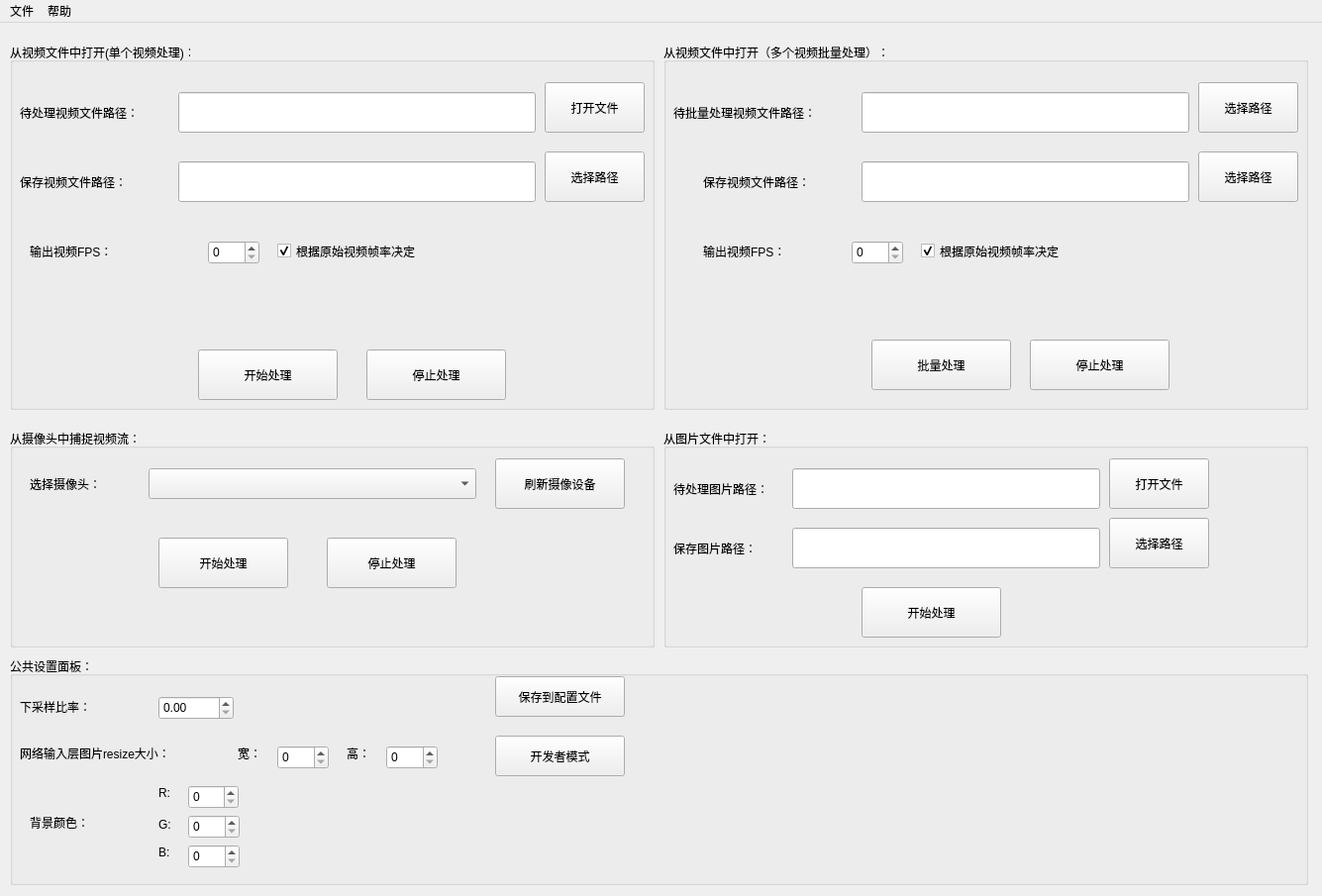
<?xml version="1.0" encoding="UTF-8"?>
<ui version="4.0">
 <class>MainWindow</class>
 <widget class="QMainWindow" name="MainWindow">
  <property name="geometry">
   <rect>
    <x>0</x>
    <y>0</y>
    <width>1335</width>
    <height>905</height>
   </rect>
  </property>
  <property name="windowTitle">
   <string>A05-实时人像分割-演示程序 - by Team OnTheWay</string>
  </property>
  <widget class="QWidget" name="centralwidget">
   <widget class="QGroupBox" name="groupBox">
    <property name="geometry">
     <rect>
      <x>10</x>
      <y>410</y>
      <width>651</width>
      <height>221</height>
     </rect>
    </property>
    <property name="title">
     <string>从摄像头中捕捉视频流：</string>
    </property>
    <widget class="QComboBox" name="comboBox">
     <property name="geometry">
      <rect>
       <x>140</x>
       <y>40</y>
       <width>331</width>
       <height>31</height>
      </rect>
     </property>
    </widget>
    <widget class="QPushButton" name="pushButton_3">
     <property name="geometry">
      <rect>
       <x>490</x>
       <y>30</y>
       <width>131</width>
       <height>51</height>
      </rect>
     </property>
     <property name="text">
      <string>刷新摄像设备</string>
     </property>
    </widget>
    <widget class="QLabel" name="label">
     <property name="geometry">
      <rect>
       <x>20</x>
       <y>40</y>
       <width>111</width>
       <height>31</height>
      </rect>
     </property>
     <property name="text">
      <string>选择摄像头：</string>
     </property>
    </widget>
    <widget class="QPushButton" name="pushButton_4">
     <property name="geometry">
      <rect>
       <x>150</x>
       <y>110</y>
       <width>131</width>
       <height>51</height>
      </rect>
     </property>
     <property name="text">
      <string>开始处理</string>
     </property>
    </widget>
    <widget class="QLabel" name="label_4">
     <property name="geometry">
      <rect>
       <x>20</x>
       <y>80</y>
       <width>201</width>
       <height>31</height>
      </rect>
     </property>
     <property name="text">
      <string/>
     </property>
    </widget>
    <widget class="QPushButton" name="pushButton_11">
     <property name="geometry">
      <rect>
       <x>320</x>
       <y>110</y>
       <width>131</width>
       <height>51</height>
      </rect>
     </property>
     <property name="text">
      <string>停止处理</string>
     </property>
    </widget>
   </widget>
   <widget class="QGroupBox" name="groupBox_2">
    <property name="geometry">
     <rect>
      <x>10</x>
      <y>20</y>
      <width>651</width>
      <height>371</height>
     </rect>
    </property>
    <property name="title">
     <string>从视频文件中打开(单个视频处理)：</string>
    </property>
    <widget class="QPushButton" name="pushButton_2">
     <property name="geometry">
      <rect>
       <x>190</x>
       <y>310</y>
       <width>141</width>
       <height>51</height>
      </rect>
     </property>
     <property name="text">
      <string>开始处理</string>
     </property>
    </widget>
    <widget class="QPushButton" name="pushButton">
     <property name="geometry">
      <rect>
       <x>540</x>
       <y>40</y>
       <width>101</width>
       <height>51</height>
      </rect>
     </property>
     <property name="text">
      <string>打开文件</string>
     </property>
    </widget>
    <widget class="QLineEdit" name="lineEdit">
     <property name="geometry">
      <rect>
       <x>170</x>
       <y>50</y>
       <width>361</width>
       <height>41</height>
      </rect>
     </property>
    </widget>
    <widget class="QLabel" name="label_2">
     <property name="geometry">
      <rect>
       <x>10</x>
       <y>50</y>
       <width>151</width>
       <height>41</height>
      </rect>
     </property>
     <property name="text">
      <string>待处理视频文件路径：</string>
     </property>
    </widget>
    <widget class="QLineEdit" name="lineEdit_3">
     <property name="geometry">
      <rect>
       <x>170</x>
       <y>120</y>
       <width>361</width>
       <height>41</height>
      </rect>
     </property>
    </widget>
    <widget class="QLabel" name="label_5">
     <property name="geometry">
      <rect>
       <x>10</x>
       <y>120</y>
       <width>141</width>
       <height>41</height>
      </rect>
     </property>
     <property name="text">
      <string>保存视频文件路径：</string>
     </property>
    </widget>
    <widget class="QPushButton" name="pushButton_7">
     <property name="geometry">
      <rect>
       <x>540</x>
       <y>110</y>
       <width>101</width>
       <height>51</height>
      </rect>
     </property>
     <property name="text">
      <string>选择路径</string>
     </property>
    </widget>
    <widget class="QSpinBox" name="spinBox_6">
     <property name="geometry">
      <rect>
       <x>200</x>
       <y>200</y>
       <width>52</width>
       <height>24</height>
      </rect>
     </property>
     <property name="maximum">
      <number>1024</number>
     </property>
    </widget>
    <widget class="QLabel" name="label_8">
     <property name="geometry">
      <rect>
       <x>20</x>
       <y>190</y>
       <width>141</width>
       <height>41</height>
      </rect>
     </property>
     <property name="text">
      <string>输出视频FPS：</string>
     </property>
    </widget>
    <widget class="QCheckBox" name="checkBox">
     <property name="geometry">
      <rect>
       <x>270</x>
       <y>200</y>
       <width>181</width>
       <height>21</height>
      </rect>
     </property>
     <property name="text">
      <string>根据原始视频帧率决定</string>
     </property>
     <property name="checked">
      <bool>true</bool>
     </property>
    </widget>
    <widget class="QPushButton" name="pushButton_12">
     <property name="geometry">
      <rect>
       <x>360</x>
       <y>310</y>
       <width>141</width>
       <height>51</height>
      </rect>
     </property>
     <property name="text">
      <string>停止处理</string>
     </property>
    </widget>
    <widget class="QLabel" name="label_17">
     <property name="geometry">
      <rect>
       <x>180</x>
       <y>250</y>
       <width>331</width>
       <height>41</height>
      </rect>
     </property>
     <property name="text">
      <string/>
     </property>
    </widget>
   </widget>
   <widget class="QGroupBox" name="groupBox_3">
    <property name="geometry">
     <rect>
      <x>670</x>
      <y>410</y>
      <width>651</width>
      <height>221</height>
     </rect>
    </property>
    <property name="title">
     <string>从图片文件中打开：</string>
    </property>
    <widget class="QPushButton" name="pushButton_6">
     <property name="geometry">
      <rect>
       <x>450</x>
       <y>30</y>
       <width>101</width>
       <height>51</height>
      </rect>
     </property>
     <property name="text">
      <string>打开文件</string>
     </property>
    </widget>
    <widget class="QLineEdit" name="lineEdit_2">
     <property name="geometry">
      <rect>
       <x>130</x>
       <y>40</y>
       <width>311</width>
       <height>41</height>
      </rect>
     </property>
    </widget>
    <widget class="QLabel" name="label_3">
     <property name="geometry">
      <rect>
       <x>10</x>
       <y>40</y>
       <width>121</width>
       <height>41</height>
      </rect>
     </property>
     <property name="text">
      <string>待处理图片路径：</string>
     </property>
    </widget>
    <widget class="QLabel" name="label_6">
     <property name="geometry">
      <rect>
       <x>10</x>
       <y>100</y>
       <width>121</width>
       <height>41</height>
      </rect>
     </property>
     <property name="text">
      <string>保存图片路径：</string>
     </property>
    </widget>
    <widget class="QLineEdit" name="lineEdit_4">
     <property name="geometry">
      <rect>
       <x>130</x>
       <y>100</y>
       <width>311</width>
       <height>41</height>
      </rect>
     </property>
    </widget>
    <widget class="QPushButton" name="pushButton_8">
     <property name="geometry">
      <rect>
       <x>450</x>
       <y>90</y>
       <width>101</width>
       <height>51</height>
      </rect>
     </property>
     <property name="text">
      <string>选择路径</string>
     </property>
    </widget>
    <widget class="QPushButton" name="pushButton_5">
     <property name="geometry">
      <rect>
       <x>200</x>
       <y>160</y>
       <width>141</width>
       <height>51</height>
      </rect>
     </property>
     <property name="text">
      <string>开始处理</string>
     </property>
    </widget>
   </widget>
   <widget class="QGroupBox" name="groupBox_4">
    <property name="geometry">
     <rect>
      <x>10</x>
      <y>640</y>
      <width>1311</width>
      <height>231</height>
     </rect>
    </property>
    <property name="title">
     <string>公共设置面板：</string>
    </property>
    <widget class="QLabel" name="label_11">
     <property name="geometry">
      <rect>
       <x>20</x>
       <y>70</y>
       <width>81</width>
       <height>31</height>
      </rect>
     </property>
     <property name="text">
      <string/>
     </property>
    </widget>
    <widget class="QLabel" name="label_7">
     <property name="geometry">
      <rect>
       <x>10</x>
       <y>30</y>
       <width>141</width>
       <height>41</height>
      </rect>
     </property>
     <property name="text">
      <string>下采样比率：</string>
     </property>
    </widget>
    <widget class="QLabel" name="label_12">
     <property name="geometry">
      <rect>
       <x>150</x>
       <y>130</y>
       <width>31</width>
       <height>16</height>
      </rect>
     </property>
     <property name="text">
      <string>R:</string>
     </property>
    </widget>
    <widget class="QLabel" name="label_9">
     <property name="geometry">
      <rect>
       <x>20</x>
       <y>160</y>
       <width>101</width>
       <height>16</height>
      </rect>
     </property>
     <property name="text">
      <string>背景颜色：</string>
     </property>
    </widget>
    <widget class="QSpinBox" name="spinBox_7">
     <property name="geometry">
      <rect>
       <x>180</x>
       <y>130</y>
       <width>51</width>
       <height>24</height>
      </rect>
     </property>
     <property name="maximum">
      <number>255</number>
     </property>
    </widget>
    <widget class="QLabel" name="label_14">
     <property name="geometry">
      <rect>
       <x>150</x>
       <y>190</y>
       <width>31</width>
       <height>16</height>
      </rect>
     </property>
     <property name="text">
      <string>B:</string>
     </property>
    </widget>
    <widget class="QSpinBox" name="spinBox_9">
     <property name="geometry">
      <rect>
       <x>180</x>
       <y>190</y>
       <width>52</width>
       <height>24</height>
      </rect>
     </property>
     <property name="maximum">
      <number>255</number>
     </property>
    </widget>
    <widget class="QSpinBox" name="spinBox_8">
     <property name="geometry">
      <rect>
       <x>180</x>
       <y>160</y>
       <width>52</width>
       <height>24</height>
      </rect>
     </property>
     <property name="maximum">
      <number>255</number>
     </property>
    </widget>
    <widget class="QLabel" name="label_13">
     <property name="geometry">
      <rect>
       <x>150</x>
       <y>160</y>
       <width>51</width>
       <height>20</height>
      </rect>
     </property>
     <property name="text">
      <string>G:</string>
     </property>
    </widget>
    <widget class="QDoubleSpinBox" name="doubleSpinBox">
     <property name="geometry">
      <rect>
       <x>150</x>
       <y>40</y>
       <width>76</width>
       <height>24</height>
      </rect>
     </property>
     <property name="maximum">
      <double>1.000000000000000</double>
     </property>
     <property name="singleStep">
      <double>0.010000000000000</double>
     </property>
    </widget>
    <widget class="QLabel" name="label_10">
     <property name="geometry">
      <rect>
       <x>10</x>
       <y>90</y>
       <width>201</width>
       <height>16</height>
      </rect>
     </property>
     <property name="text">
      <string>网络输入层图片resize大小：</string>
     </property>
    </widget>
    <widget class="QLabel" name="label_16">
     <property name="geometry">
      <rect>
       <x>340</x>
       <y>90</y>
       <width>31</width>
       <height>16</height>
      </rect>
     </property>
     <property name="text">
      <string>高：</string>
     </property>
    </widget>
    <widget class="QSpinBox" name="spinBox_11">
     <property name="geometry">
      <rect>
       <x>380</x>
       <y>90</y>
       <width>52</width>
       <height>24</height>
      </rect>
     </property>
     <property name="maximum">
      <number>4096</number>
     </property>
    </widget>
    <widget class="QLabel" name="label_15">
     <property name="geometry">
      <rect>
       <x>230</x>
       <y>90</y>
       <width>31</width>
       <height>16</height>
      </rect>
     </property>
     <property name="text">
      <string>宽：</string>
     </property>
    </widget>
    <widget class="QSpinBox" name="spinBox_10">
     <property name="geometry">
      <rect>
       <x>270</x>
       <y>90</y>
       <width>52</width>
       <height>24</height>
      </rect>
     </property>
     <property name="maximum">
      <number>4096</number>
     </property>
    </widget>
    <widget class="QPushButton" name="pushButton_9">
     <property name="geometry">
      <rect>
       <x>490</x>
       <y>20</y>
       <width>131</width>
       <height>41</height>
      </rect>
     </property>
     <property name="text">
      <string>保存到配置文件</string>
     </property>
    </widget>
    <widget class="QPushButton" name="pushButton_10">
     <property name="geometry">
      <rect>
       <x>490</x>
       <y>80</y>
       <width>131</width>
       <height>41</height>
      </rect>
     </property>
     <property name="text">
      <string>开发者模式</string>
     </property>
    </widget>
   </widget>
   <widget class="QGroupBox" name="groupBox_5">
    <property name="geometry">
     <rect>
      <x>670</x>
      <y>20</y>
      <width>651</width>
      <height>371</height>
     </rect>
    </property>
    <property name="title">
     <string>从视频文件中打开（多个视频批量处理）：</string>
    </property>
    <widget class="QLineEdit" name="lineEdit_10">
     <property name="geometry">
      <rect>
       <x>200</x>
       <y>120</y>
       <width>331</width>
       <height>41</height>
      </rect>
     </property>
    </widget>
    <widget class="QLabel" name="label_25">
     <property name="geometry">
      <rect>
       <x>40</x>
       <y>120</y>
       <width>141</width>
       <height>41</height>
      </rect>
     </property>
     <property name="text">
      <string>保存视频文件路径：</string>
     </property>
    </widget>
    <widget class="QPushButton" name="pushButton_23">
     <property name="geometry">
      <rect>
       <x>540</x>
       <y>110</y>
       <width>101</width>
       <height>51</height>
      </rect>
     </property>
     <property name="text">
      <string>选择路径</string>
     </property>
    </widget>
    <widget class="QSpinBox" name="spinBox_13">
     <property name="geometry">
      <rect>
       <x>190</x>
       <y>200</y>
       <width>52</width>
       <height>24</height>
      </rect>
     </property>
     <property name="maximum">
      <number>1024</number>
     </property>
    </widget>
    <widget class="QLabel" name="label_26">
     <property name="geometry">
      <rect>
       <x>40</x>
       <y>190</y>
       <width>141</width>
       <height>41</height>
      </rect>
     </property>
     <property name="text">
      <string>输出视频FPS：</string>
     </property>
    </widget>
    <widget class="QCheckBox" name="checkBox_3">
     <property name="geometry">
      <rect>
       <x>260</x>
       <y>200</y>
       <width>181</width>
       <height>21</height>
      </rect>
     </property>
     <property name="text">
      <string>根据原始视频帧率决定</string>
     </property>
     <property name="checked">
      <bool>true</bool>
     </property>
    </widget>
    <widget class="QPushButton" name="pushButton_24">
     <property name="geometry">
      <rect>
       <x>370</x>
       <y>300</y>
       <width>141</width>
       <height>51</height>
      </rect>
     </property>
     <property name="text">
      <string>停止处理</string>
     </property>
    </widget>
    <widget class="QLabel" name="label_27">
     <property name="geometry">
      <rect>
       <x>30</x>
       <y>250</y>
       <width>281</width>
       <height>41</height>
      </rect>
     </property>
     <property name="text">
      <string/>
     </property>
    </widget>
    <widget class="QPushButton" name="pushButton_25">
     <property name="geometry">
      <rect>
       <x>210</x>
       <y>300</y>
       <width>141</width>
       <height>51</height>
      </rect>
     </property>
     <property name="text">
      <string>批量处理</string>
     </property>
    </widget>
    <widget class="QLineEdit" name="lineEdit_11">
     <property name="geometry">
      <rect>
       <x>200</x>
       <y>50</y>
       <width>331</width>
       <height>41</height>
      </rect>
     </property>
    </widget>
    <widget class="QLabel" name="label_28">
     <property name="geometry">
      <rect>
       <x>10</x>
       <y>50</y>
       <width>181</width>
       <height>41</height>
      </rect>
     </property>
     <property name="text">
      <string>待批量处理视频文件路径：</string>
     </property>
    </widget>
    <widget class="QPushButton" name="pushButton_26">
     <property name="geometry">
      <rect>
       <x>540</x>
       <y>40</y>
       <width>101</width>
       <height>51</height>
      </rect>
     </property>
     <property name="text">
      <string>选择路径</string>
     </property>
    </widget>
    <widget class="QLabel" name="label_29">
     <property name="geometry">
      <rect>
       <x>350</x>
       <y>250</y>
       <width>281</width>
       <height>41</height>
      </rect>
     </property>
     <property name="text">
      <string/>
     </property>
    </widget>
   </widget>
  </widget>
  <widget class="QMenuBar" name="menubar">
   <property name="geometry">
    <rect>
     <x>0</x>
     <y>0</y>
     <width>1335</width>
     <height>26</height>
    </rect>
   </property>
   <widget class="QMenu" name="menu">
    <property name="title">
     <string>文件</string>
    </property>
    <addaction name="action_3"/>
    <addaction name="actionOpen_File"/>
    <addaction name="separator"/>
    <addaction name="actionExit"/>
   </widget>
   <widget class="QMenu" name="menu_2">
    <property name="title">
     <string>帮助</string>
    </property>
    <addaction name="actionHelp"/>
    <addaction name="action_2"/>
   </widget>
   <addaction name="menu"/>
   <addaction name="menu_2"/>
  </widget>
  <action name="actionOpen_File">
   <property name="text">
    <string>打开视频文件</string>
   </property>
  </action>
  <action name="actionExit">
   <property name="text">
    <string>Exit</string>
   </property>
  </action>
  <action name="actionHelp">
   <property name="text">
    <string>Help</string>
   </property>
  </action>
  <action name="action_2">
   <property name="text">
    <string>关于</string>
   </property>
  </action>
  <action name="action_3">
   <property name="text">
    <string>打开图片文件</string>
   </property>
  </action>
 </widget>
 <resources/>
 <connections/>
</ui>
